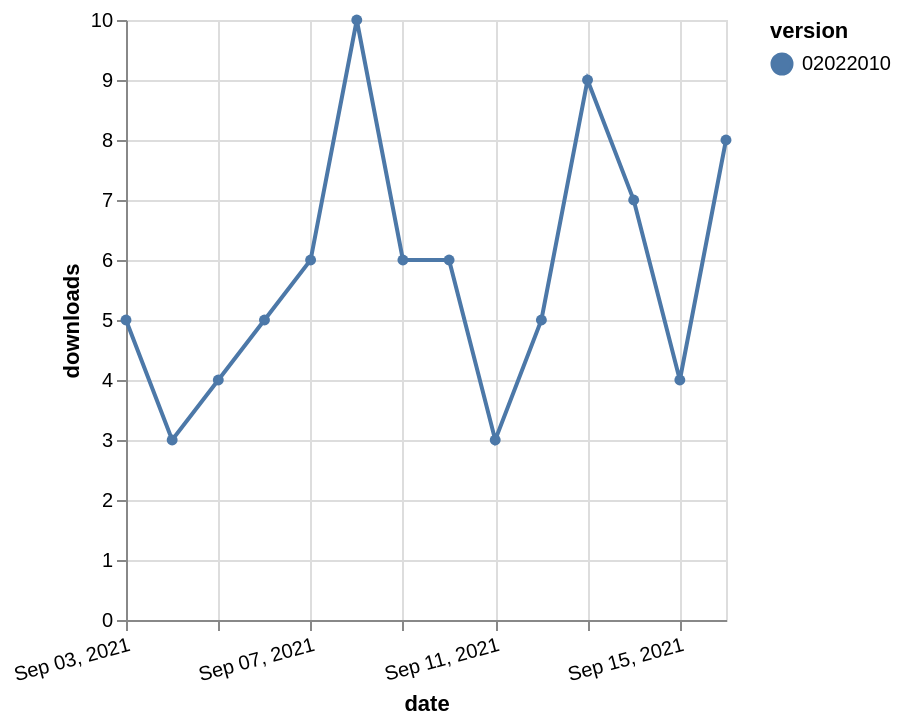

Source (Vega-Lite JSON):
### Vega-Lite specification from a JSON file in a GitHub repository (floating-point values rounded to 4 significant figures)
{"$schema": "https://vega.github.io/schema/vega-lite/v5.json", "description": "A simple bar chart with embedded data.", "data": {"values": [{"date": "2021-09-03", "total": 15644, "delta": 5, "version": "02022010"}, {"date": "2021-09-04", "total": 15647, "delta": 3, "version": "02022010"}, {"date": "2021-09-05", "total": 15651, "delta": 4, "version": "02022010"}, {"date": "2021-09-06", "total": 15656, "delta": 5, "version": "02022010"}, {"date": "2021-09-07", "total": 15662, "delta": 6, "version": "02022010"}, {"date": "2021-09-08", "total": 15672, "delta": 10, "version": "02022010"}, {"date": "2021-09-09", "total": 15678, "delta": 6, "version": "02022010"}, {"date": "2021-09-10", "total": 15684, "delta": 6, "version": "02022010"}, {"date": "2021-09-11", "total": 15687, "delta": 3, "version": "02022010"}, {"date": "2021-09-12", "total": 15692, "delta": 5, "version": "02022010"}, {"date": "2021-09-13", "total": 15701, "delta": 9, "version": "02022010"}, {"date": "2021-09-14", "total": 15708, "delta": 7, "version": "02022010"}, {"date": "2021-09-15", "total": 15712, "delta": 4, "version": "02022010"}, {"date": "2021-09-16", "total": 15720, "delta": 8, "version": "02022010"}]}, "width": "container", "mark": {"type": "line", "point": {"filled": true}}, "encoding": {"x": {"field": "date", "type": "temporal", "timeUnit": "yearmonthdate", "title": "date", "axis": {"labelAngle": -15}}, "y": {"field": "delta", "type": "quantitative", "title": "downloads"}, "color": {"field": "version", "type": "nominal"}, "tooltip": {"field": "delta"}}}
